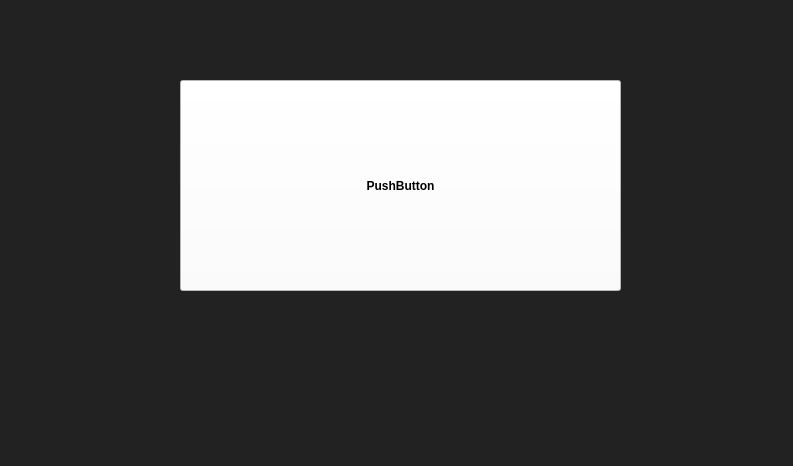
<?xml version="1.0" encoding="UTF-8"?>
<ui version="4.0">
 <class>form</class>
 <widget class="QMainWindow" name="form">
  <property name="enabled">
   <bool>true</bool>
  </property>
  <property name="geometry">
   <rect>
    <x>0</x>
    <y>0</y>
    <width>793</width>
    <height>466</height>
   </rect>
  </property>
  <property name="sizePolicy">
   <sizepolicy hsizetype="Fixed" vsizetype="Fixed">
    <horstretch>100</horstretch>
    <verstretch>100</verstretch>
   </sizepolicy>
  </property>
  <property name="acceptDrops">
   <bool>true</bool>
  </property>
  <property name="windowTitle">
   <string>Набросок</string>
  </property>
  <property name="styleSheet">
   <string notr="true">background-color: rgb(255, 252, 237);
background-color: rgb(34, 34, 34);</string>
  </property>
  <widget class="QWidget" name="centralwidget">
   <property name="sizePolicy">
    <sizepolicy hsizetype="Expanding" vsizetype="Expanding">
     <horstretch>100</horstretch>
     <verstretch>100</verstretch>
    </sizepolicy>
   </property>
   <widget class="QPushButton" name="pushButton">
    <property name="geometry">
     <rect>
      <x>180</x>
      <y>80</y>
      <width>441</width>
      <height>211</height>
     </rect>
    </property>
    <property name="sizePolicy">
     <sizepolicy hsizetype="Expanding" vsizetype="Expanding">
      <horstretch>0</horstretch>
      <verstretch>0</verstretch>
     </sizepolicy>
    </property>
    <property name="font">
     <font>
      <weight>75</weight>
      <bold>true</bold>
     </font>
    </property>
    <property name="styleSheet">
     <string notr="true">background-color: rgb(255, 255, 255);</string>
    </property>
    <property name="text">
     <string>PushButton</string>
    </property>
   </widget>
  </widget>
  <widget class="QMenuBar" name="menubar">
   <property name="geometry">
    <rect>
     <x>0</x>
     <y>0</y>
     <width>793</width>
     <height>26</height>
    </rect>
   </property>
  </widget>
  <widget class="QStatusBar" name="statusbar"/>
  <action name="extr">
   <property name="text">
    <string>Экстремум</string>
   </property>
  </action>
  <action name="funk">
   <property name="text">
    <string>Функция</string>
   </property>
  </action>
  <action name="distr">
   <property name="text">
    <string>Распределения</string>
   </property>
  </action>
 </widget>
 <resources/>
 <connections/>
</ui>
